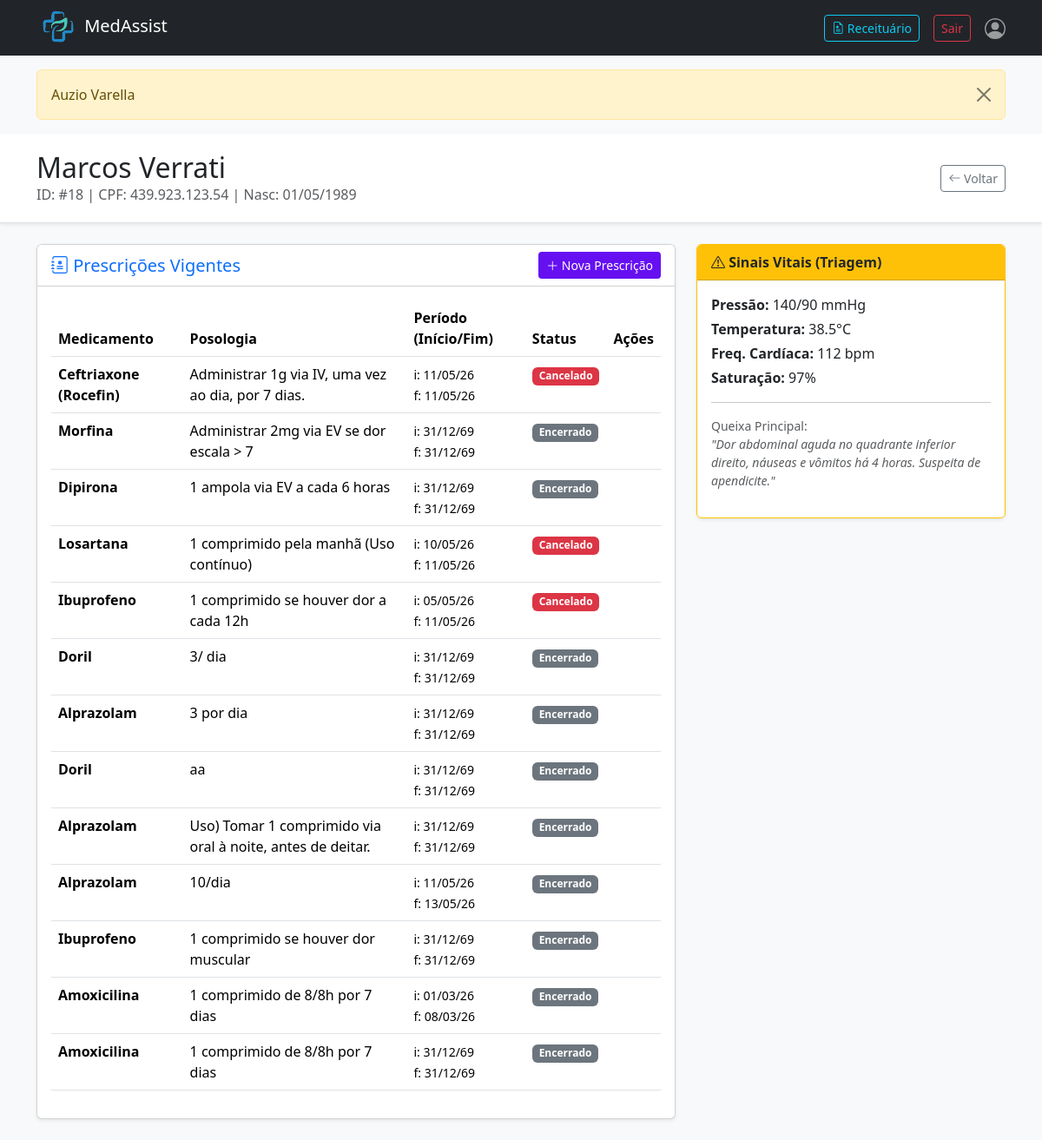
The page /view/prontuario-medico.php?id=18 (signed in) on the database its author committed.
### tables this page shows
CREATE TABLE `usuarios` (
  `id` int(11) NOT NULL AUTO_INCREMENT,
  `cpf` varchar(14) DEFAULT NULL,
  `nome` varchar(100) NOT NULL,
  `email` varchar(100) DEFAULT NULL,
  `data_nascimento` date NOT NULL,
  `senha` varchar(255) DEFAULT NULL,
  `role` enum('admin','medico','enfermeiro','paciente') DEFAULT 'paciente' COMMENT 'Papéis de acesso ao sistema',
  `crm_registro` varchar(50) DEFAULT NULL COMMENT 'Registro CRM do Médico. Deve ser preenchido se o papel role for medico.',
  `coren_registro` varchar(50) DEFAULT NULL COMMENT 'Registro COREN do Enfermeiro/Técnico. Deve ser preenchido se o role for enfermeiro.',
  PRIMARY KEY (`id`),
  UNIQUE KEY `crm_registro` (`crm_registro`),
  UNIQUE KEY `coren_registro` (`coren_registro`),
  UNIQUE KEY `cpf` (`cpf`),
  UNIQUE KEY `cpf_2` (`cpf`),
  UNIQUE KEY `cpf_3` (`cpf`),
  UNIQUE KEY `cpf_4` (`cpf`)
);

CREATE TABLE `itens_receita` (
  `id` int(11) NOT NULL AUTO_INCREMENT,
  `receita_id` int(11) NOT NULL COMMENT 'ID da Receita (FK para receitas)',
  `medicamento_nome` varchar(255) NOT NULL COMMENT 'Nome do medicamento',
  `concentracao` varchar(100) NOT NULL COMMENT 'Ex: 500mg Comprimido, 30 Gotas',
  `quantidade_total` varchar(50) NOT NULL COMMENT 'Ex: 30 comprimidos, 1 frasco',
  `posologia` text NOT NULL COMMENT 'Instruções de uso: 1 comp a cada 8h por 7 dias',
  `data_inicio` date DEFAULT NULL,
  `data_fim` date DEFAULT NULL,
  `justificativa_cancelamento` text DEFAULT NULL,
  PRIMARY KEY (`id`),
  KEY `receita_id` (`receita_id`)
);

CREATE TABLE `triagens` (
  `id` int(11) NOT NULL AUTO_INCREMENT,
  `paciente_id` int(11) NOT NULL,
  `enfermeiro_id` int(11) NOT NULL,
  `queixa_principal` text NOT NULL,
  `temperatura` decimal(4,1) DEFAULT NULL COMMENT 'Ex: 36.5',
  `peso` decimal(5,2) DEFAULT NULL COMMENT 'Ex: 70.50',
  `altura` decimal(3,2) DEFAULT NULL COMMENT 'Ex: 1.75',
  `frequencia_cardiaca` int(11) DEFAULT NULL COMMENT 'Ex: 80',
  `saturacao` int(11) DEFAULT NULL COMMENT 'Ex: 98',
  `pressao_sistolica` int(11) DEFAULT NULL,
  `pressao_diastolica` int(11) DEFAULT NULL,
  `classificacao_risco` enum('Azul','Verde','Amarelo','Laranja','Vermelho') DEFAULT 'Verde',
  `data_hora` datetime DEFAULT current_timestamp(),
  `status` enum('Aguardando Médico','Atendido','Cancelado') DEFAULT 'Aguardando Médico',
  PRIMARY KEY (`id`)
);

### Model/MedicoService.php (called while the page is built, shortened)
<?php
class MedicoService {
    private $db;
    public function __construct($conexao) {
        $this->db = $conexao;
    }
    public function buscarPrescricoesAtuais($id_paciente) {
        $id_paciente = mysqli_real_escape_string($this->db, $id_paciente);
        $sql = "SELECT ir.*, r.data_prescricao, ir.data_inicio, ir.data_fim
            FROM itens_receita ir
            JOIN receitas r ON ir.receita_id = r.id
            WHERE r.paciente_id = '$id_paciente'
            ORDER BY r.data_prescricao DESC";
        return mysqli_query($this->db, $sql);
    }
    public function buscarUltimaTriagem($id_paciente) {
        $id_paciente = mysqli_real_escape_string($this->db, $id_paciente);
        $sql = "SELECT * FROM triagens WHERE paciente_id = '$id_paciente' ORDER BY data_hora DESC LIMIT 1";
        $res = mysqli_query($this->db, $sql);
        return mysqli_fetch_assoc($res);
    }
}

### view/prontuario-medico.php (the view, shortened to what this page needs)
<?php
require '../Model/conexao.php';
require_once '../Model/MedicoService.php';
$id_paciente = isset($_GET['id']) ? (int)$_GET['id'] : 0;
$check_columns = mysqli_query($conexao, "SHOW COLUMNS FROM usuarios LIKE 'role_usuario'");
$coluna_final = (mysqli_num_rows($check_columns) > 0) ? 'role_usuario' : 'role';
$sql_p = "SELECT * FROM usuarios WHERE id = $id_paciente AND $coluna_final = 'paciente'";
$res_p = mysqli_query($conexao, $sql_p);
$p = mysqli_fetch_assoc($res_p);
$medicoService = new MedicoService($conexao);
$historico_medicamentos = $medicoService->buscarPrescricoesAtuais($id_paciente);
$triagem = $medicoService->buscarUltimaTriagem($id_paciente);
?>
<!doctype html>
<html lang="pt-br">
<head>
    <link href="https://cdn.jsdelivr.net/npm/bootstrap@5.3.3/dist/css/bootstrap.min.css" rel="stylesheet">
    <link rel="stylesheet" href="https://cdn.jsdelivr.net/npm/bootstrap-icons@1.11.3/font/bootstrap-icons.min.css">
</head>
<body class="bg-light">
    <?php include('navbar.php'); ?>
    <div class="container mt-3">
            <?php include('mensagem.php'); ?>
    </div>
    <div class="perfil-header shadow-sm mb-4">
        <div class="container">
            <div class="d-flex justify-content-between align-items-center">
                <div>
                    <h2 class="mb-0"><?= $p['nome'] ?></h2>
                    <p class="text-muted mb-0">ID: #<?= $p['id'] ?> | CPF: <?= $p['cpf'] ?> | Nasc: <?= date('d/m/Y', strtotime($p['data_nascimento'])) ?></p>
                </div>
                <a href="painel-internacao.php" class="btn btn-outline-secondary btn-sm"><i class="bi bi-arrow-left"></i> Voltar</a>
            </div>
        </div>
    </div>
    <div class="container">
        <div class="row">
            <div class="col-md-8">
                <div class="card shadow-sm mb-4">
                    <div class="card-header bg-white d-flex justify-content-between align-items-center">
                        <h5 class="mb-0 text-primary"><i class="bi bi-journal-medical"></i> Prescrições Vigentes</h5>
                        <?php if ($triagem): ?>
                            <a href="../controller/AtendimentoHubController.php?triagem_id=<?= $triagem['id'] ?>&paciente_id=<?= $id_paciente ?>" class="btn btn-prescrever btn-sm">
                                <i class="bi bi-plus-lg"></i> Nova Prescrição
                            </a>
                        <?php else: ?>
                            <button class="btn btn-secondary btn-sm" disabled title="Paciente sem triagem ativa">
                                <i class="bi bi-plus-lg"></i> Nova Prescrição
                            </button>
                        <?php endif; ?>
                    </div>
                    <div class="card-body">
                        <div class="table-responsive">
                            <table class="table table-hover">
                                <thead>
                                    <tr>
                                        <th>Medicamento</th>
                                        <th>Posologia</th>
                                        <th>Período (Início/Fim)</th>
                                        <th>Status</th>
                                        <th>Ações</th>
                                    </tr>
                                </thead>
                                <tbody>
                                    <?php if ($historico_medicamentos && mysqli_num_rows($historico_medicamentos) > 0): ?>
                                        <?php while($item = mysqli_fetch_assoc($historico_medicamentos)): ?>
                                        <tr>
                                            <td><strong><?= $item['medicamento_nome'] ?></strong></td>
                                            <td><?= $item['posologia'] ?></td>
                                            <td>
                                                <small>
                                                    i: <?= date('d/m/y', strtotime($item['data_inicio'])) ?><br>
                                                    f: <?= date('d/m/y', strtotime($item['data_fim'])) ?>
                                                </small>
                                            </td>
                                            <td>
                                                <?php
                                                $hoje = date('Y-m-d');
                                                if (!empty($item['justificativa_cancelamento'])) {
                                                    echo '<span class="badge bg-danger" title="'.$item['justificativa_cancelamento'].'">Cancelado</span>';
                                                } elseif ($hoje <= $item['data_fim']) {
                                                    echo '<span class="badge bg-success">Ativo</span>';
                                                } else {
                                                    echo '<span class="badge bg-secondary">Encerrado</span>';
                                                }
                                                ?>
                                            </td>
                                            <td>
                                            </td>
                                        </tr>
                                        <?php endwhile; ?>
                                    <?php endif; ?>
                                </tbody>
                            </table>
                        </div>
                    </div>
                </div>
            </div>
            <div class="col-md-4">
                <div class="card shadow-sm border-warning mb-4">
                    <div class="card-header bg-warning text-dark fw-bold">
                        <i class="bi bi-exclamation-triangle"></i> Sinais Vitais (Triagem)
                    </div>
                    <div class="card-body">
                        <?php if($triagem): ?>
                            <p class="mb-1"><strong>Pressão:</strong> <?= $triagem['pressao_sistolica'] ?>/<?= $triagem['pressao_diastolica'] ?> mmHg</p>
                            <p class="mb-1"><strong>Temperatura:</strong> <?= $triagem['temperatura'] ?>°C</p>
                            <p class="mb-1"><strong>Freq. Cardíaca:</strong> <?= $triagem['frequencia_cardiaca'] ?> bpm</p>
                            <p class="mb-1"><strong>Saturação:</strong> <?= $triagem['saturacao'] ?>%</p>
                            <hr>
                            <p class="small text-muted">Queixa Principal: <br><em>"<?= $triagem['queixa_principal'] ?>"</em></p>
                        <?php else: ?>
                            <p class="text-muted small">Nenhuma triagem recente encontrada.</p>
                        <?php endif; ?>
                    </div>
                </div>
            </div>
        </div>
    </div>
</body>
</html>

### view/prontuario-medico.php (style rules this page uses)
.perfil-header { background: #fff; padding: 20px 0; border-bottom: 1px solid #dee2e6; }
.btn-prescrever { background-color: #6610f2; color: white; }

### rows shown on the page
usuarios: nome "Marcos Verrati", id "18", cpf "439.923.123.54", data_nascimento "01/05/1989"
itens_receita: medicamento_nome "Ceftriaxone (Rocefin)", posologia "Administrar 1g via IV, uma vez ao dia, por 7 dias.", data_inicio "11/05/26", data_fim "11/05/26"
itens_receita: medicamento_nome "Morfina", posologia "Administrar 2mg via EV se dor escala > 7", data_inicio "31/12/69", data_fim "31/12/69", shows "Encerrado"
itens_receita: medicamento_nome "Dipirona", posologia "1 ampola via EV a cada 6 horas", data_inicio "31/12/69", data_fim "31/12/69", shows "Encerrado"
itens_receita: medicamento_nome "Losartana", posologia "1 comprimido pela manhã (Uso contínuo)", data_inicio "10/05/26", data_fim "11/05/26"
itens_receita: medicamento_nome "Ibuprofeno", posologia "1 comprimido se houver dor a cada 12h", data_inicio "05/05/26", data_fim "11/05/26"
itens_receita: medicamento_nome "Doril", posologia "3/ dia", data_inicio "31/12/69", data_fim "31/12/69", shows "Encerrado"
itens_receita: medicamento_nome "Alprazolam", posologia "3 por dia", data_inicio "31/12/69", data_fim "31/12/69", shows "Encerrado"
itens_receita: medicamento_nome "Doril", posologia "aa", data_inicio "31/12/69", data_fim "31/12/69", shows "Encerrado"
itens_receita: medicamento_nome "Alprazolam", posologia "Uso) Tomar 1 comprimido via oral à noite, antes de deitar.", data_inicio "31/12/69", data_fim "31/12/69", shows "Encerrado"
itens_receita: medicamento_nome "Alprazolam", posologia "10/dia", data_inicio "11/05/26", data_fim "13/05/26", shows "Encerrado"
itens_receita: medicamento_nome "Ibuprofeno", posologia "1 comprimido se houver dor muscular", data_inicio "31/12/69", data_fim "31/12/69", shows "Encerrado"
itens_receita: medicamento_nome "Amoxicilina", posologia "1 comprimido de 8/8h por 7 dias", data_inicio "01/03/26", data_fim "08/03/26", shows "Encerrado"
itens_receita: medicamento_nome "Amoxicilina", posologia "1 comprimido de 8/8h por 7 dias", data_inicio "31/12/69", data_fim "31/12/69", shows "Encerrado"
triagens: pressao_sistolica "140", pressao_diastolica "90", temperatura "38.5", frequencia_cardiaca "112", saturacao "97", queixa_principal "Dor abdominal aguda no quadrante inferior direito, náuseas e vômitos há 4 horas. Suspeita de apendicite."

### other values the page prints
$_SESSION['mensagem'] "Auzio Varella"
